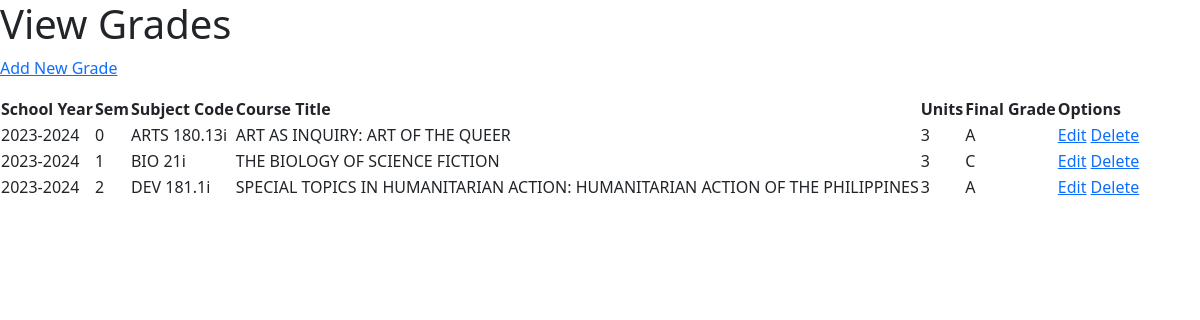
Page /dashboard/grades/ on the earlier database version.
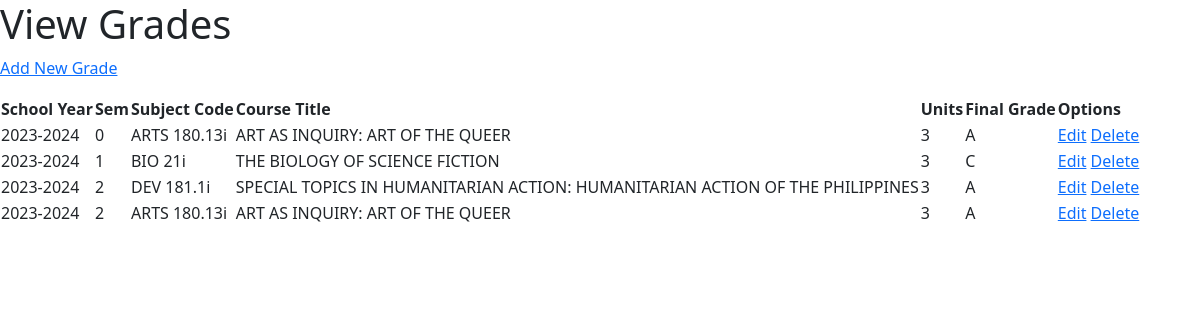
Same page on the later database version.
### dashboard/models.py (models this page shows, shortened)
class Grade(models.Model):
    semester = models.ForeignKey(
        SchoolYear, on_delete=models.CASCADE, default='')
    subject = models.ForeignKey(
        Subject, on_delete=models.CASCADE, default='')
    GRADE_CHOICES = (
        ("A", "A"),
        ("B+", "B+"),
        ("B", "B"),
        ("C+", "C+"),
        ("C", "C"),
        ("D", "D"),
        ("F", "F"),
        ("S", "S"),
        ("WP", "WP"),
    )
    grade = models.CharField(max_length=2, choices=GRADE_CHOICES, default='A')
    class Meta:
        constraints = [models.UniqueConstraint(
            fields=['semester', 'subject'],
            name='sem_and_sub__uniq')]
        ordering = ['-semester', 'grade']

### schedo/models.py (models this page shows, shortened)
class SchoolYear(models.Model):
    school_year = models.CharField(max_length=150)
    SEMESTER_CHOICES = (
        ("0", "Intersession"),
        ("1", "First Semester"),
        ("2", "Second Semester"),
    )
    semester = models.CharField(max_length=20,
                                choices=SEMESTER_CHOICES,
                                default='0')
    class Meta:
        constraints = [models.UniqueConstraint(
            fields=['school_year', 'semester'],
            name='sy_and_sem_uniq')]
        ordering = ['-school_year', '-semester']

class Subject(models.Model):  # Subject is equivalent to course
    department = models.ForeignKey(
        Department, on_delete=models.CASCADE, default='')
    subject_code = models.CharField(primary_key=True, max_length=20)
    course_title = models.CharField(max_length=150)
    units = models.IntegerField(default=0,
                                validators=[MaxValueValidator(6),
                                            MinValueValidator(0)])
    class Meta:
        constraints = [models.UniqueConstraint(
            fields=['subject_code', 'course_title', 'units'],
            name='subj_uniq')]
        ordering = ['department', 'subject_code']

### dashboard/views.py (the view)
# urls.py: path('grades/', GradeListView.as_view(), name='grades-list'),
class GradeListView(ListView):
    model = Grade
    template_name = 'dashboard/view_grades.html'

### dashboard/templates/dashboard/view_grades.html (shortened to what this page needs)
{% extends 'base.html' %}
{% load static %}
{% block header %}
<h1>View Grades</h1>
{% endblock %}
{% block content %}
<p><a href="{% url 'dashboard:grade-create' %}">Add New Grade</a></p>
<table>
    <tr>
        <th>School Year</th>
        <th>Sem</th>
        <th>Subject Code</th>
        <th>Course Title</th>
        <th>Units</th>
        <th>Final Grade</th>
        <th>Options</th>
    </tr>
    {% for object in object_list %}
    <tr>
        <td>{{ object.semester.school_year }}</td>
        <td>{{ object.semester.semester }}</td>
        <td>{{ object.subject.subject_code }}</td>
        <td>{{ object.subject.course_title }}</td>
        <td>{{ object.subject.units }}</td>
        <td>{{ object.grade }}</td>
        <td>
            <a href="{% url 'dashboard:grade-update' object.pk %}">Edit</a>
            <a href="{% url 'dashboard:grade-delete' object.pk %}">Delete</a>
        </td>
    </tr>
    {% endfor %}
</table>
{% endblock %}

Differences in the rows shown:
added Grade: semester.school_year "2023-2024", semester.semester "2", subject.subject_code "ARTS 180.13i", subject.course_title "ART AS INQUIRY: ART OF THE QUEER", subject.units "3", grade "A"
